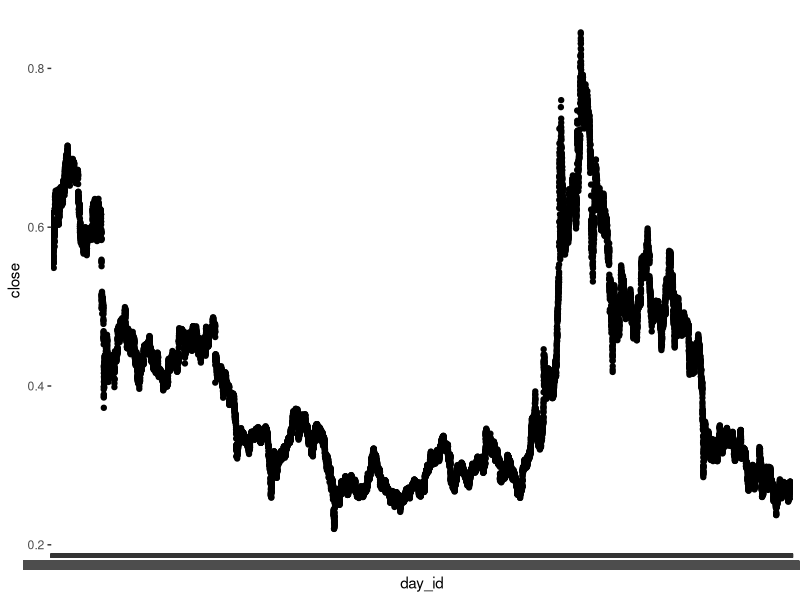
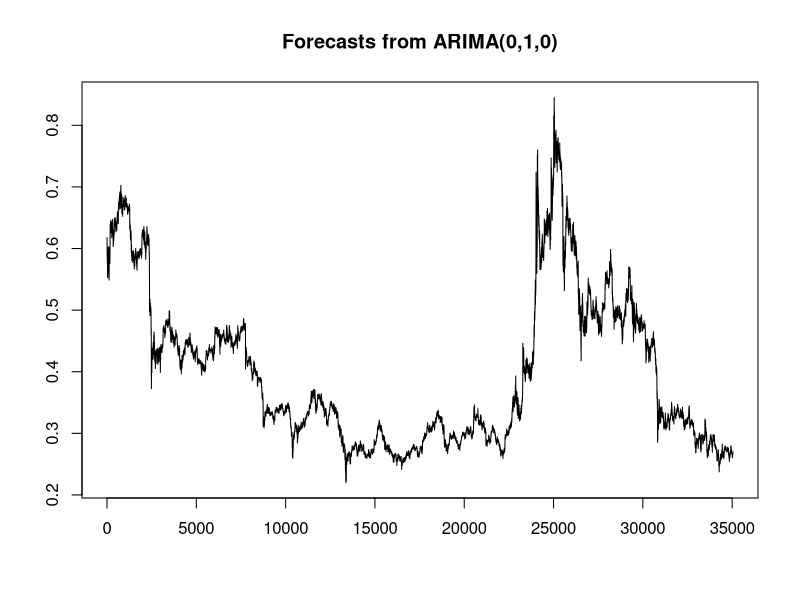
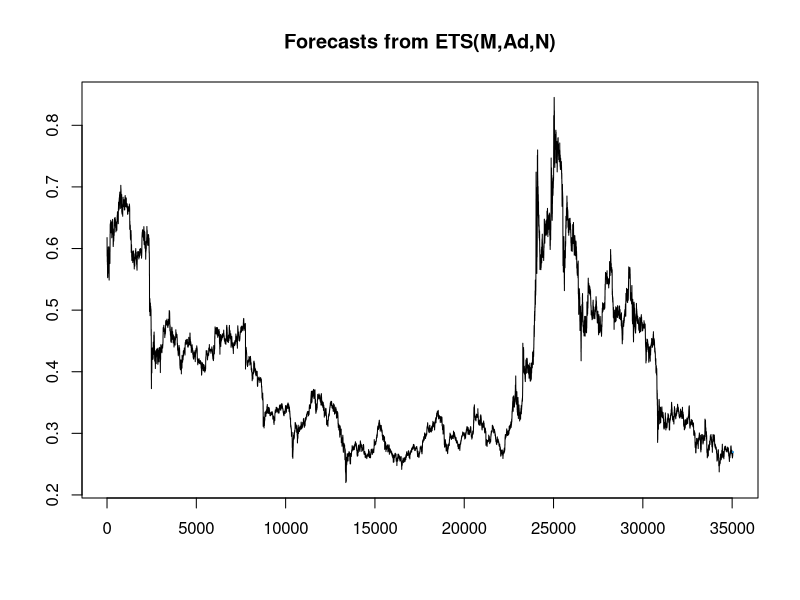
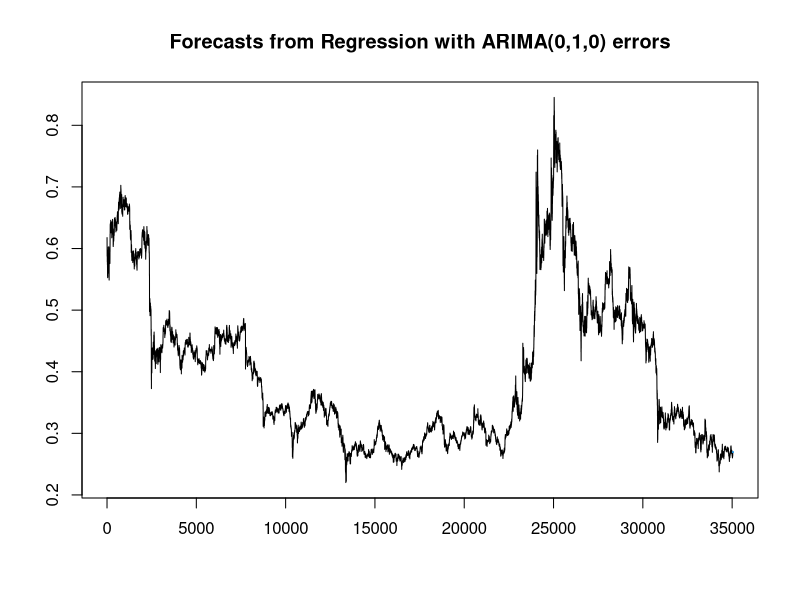
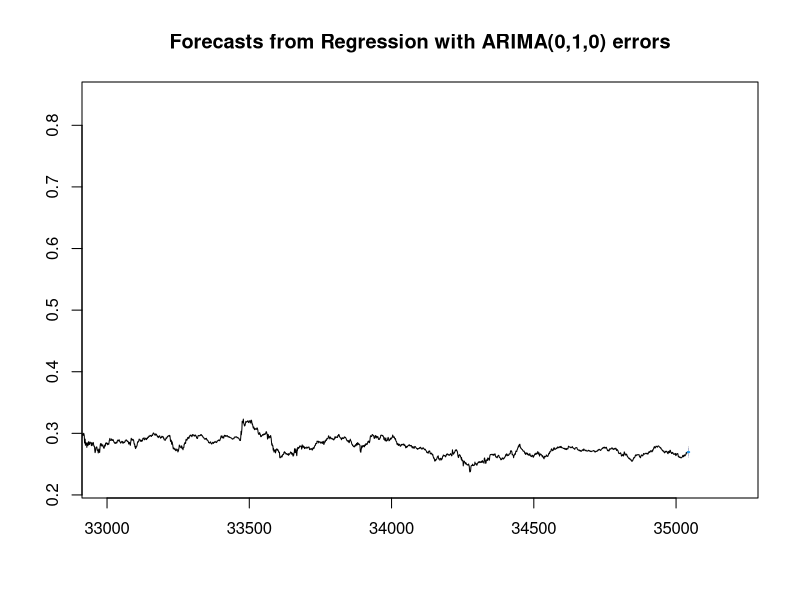

The R script that drew these images, in order:
setwd("C:/Users/iwilf/OneDrive/Documents/Kaggle/KaggleCoin")

test <- read.csv("test.csv")
train <- read.csv("train.csv")

library(forecast)
library(ggplot2)
library(lmtest)


ggplot(data= train, aes(x=day_id, y=close)) +
  geom_point() 

# A function to turn any data set into a first differenced data set

difference_dataset <- function(data){
  data_diff <- data # copies data set
  names <- colnames(data_diff) # gets a string to iterate over
  for(name in names) {
    if (is.numeric(data_diff[[name]])){ # checks if numeric
    data_diff[[name]] <- c(NA, diff(data_diff[[name]])) #updates dataset
    } # the above needs an NA because the 1st row goes away on 1st differences
  }
  data_diff <- data_diff[-1,] # removes first observations
  return(data_diff)
}

#must save to a variable 

First_Diff <- difference_dataset(train)

# Function to check stationarity of every series in a data frame


stationary <- function(data) {
  names <- colnames(data) # gets names to iterate over
  vec <- c() # empty vector
  
  for (name in names) {
    if (is.numeric(data[[name]])) {
      vec <- c(vec, ndiffs(data[[name]])) 
    }
  }
  return(vec)
}

# checking stationarity of base data frame

stationary(train)

# double checking stationarity of first difference data frame

stationary(First_Diff)

# fit an ARIMA model for the closing data 

model_arima_close <- auto.arima(train$close)

# this uses auto regressive and moving average components to forecast

# fit an exponential smoothing model 

model_ets_close <- ets(train$close)

# forecast future values based on weighted averages of past values

# Forecast

forecast_arima_close <- forecast(model_arima_close, h=6)
forecast_ets_close <- forecast(model_ets_close, h = 6)

# plot each forecast 

plot(forecast_arima_close)
plot(forecast_ets_close)

# evaluate accuracy 

accuracy(forecast_arima_close)
accuracy(forecast_ets_close)

# saving the forecasts into a vector for submission 

forecast_vector_ets_close <- tail(forecast_ets_close$x, 6)
#adding vector into a data frame for submission 

test$close <- forecast_vector_ets_close

# save it to a csv for submission purposes

write.csv(test, file = "submission.csv", row.names = FALSE)

# forecasting with volumn trends in mind using ARIMA

   # testing granger casuality 

grangertest(train$close ~ train$volume, order=1)  # shows low predictive casuality


volumn_arima_close <- auto.arima(train$close, xreg = train$volume)
forecast_volumn_trends <- forecast(volumn_arima_close, h=6, xreg=tail(train$volume, 6))
plot(forecast_volumn_trends)
accuracy(forecast_volumn_trends)

# saving to upload to kaggle

forecasted_values_volumn <- tail(forecast_volumn_trends$x, 6)
test$close <- forecasted_values_volumn
write.csv(test, file = "submissionvolumn.csv", row.names = FALSE)


#trying granger casuality with other variables 

grangertest(train$close ~ train$open, order=1) # no causality
grangertest(train$close ~ train$high, order=1) # high causality
grangertest(train$close ~ train$high, order=2) # high causality
grangertest(train$close ~ train$high, order=3) # high causality
grangertest(train$close ~ train$low, order=1) # no causality

# forecasting with high trade value in model 

   # lagging the high price 

train$lagged_high <- c(NA, train$high[-nrow(train)])


high_arima_close <- auto.arima(train$close, xreg = train$lagged_high)
forecast_high_trends <- forecast(volumn_arima_close, h=6, xreg=tail(train$high, 6))
plot(forecast_high_trends, xlim=c(33000,35200))
accuracy(forecast_high_trends) # accuracy improved 


forecasted_values_high <- tail(forecast_high_trends$x, 6)
test$close <- forecasted_values_high
write.csv(test, file = "submissionhigh.csv", row.names = FALSE)

forecasted_values_volumn == forecasted_values_high

